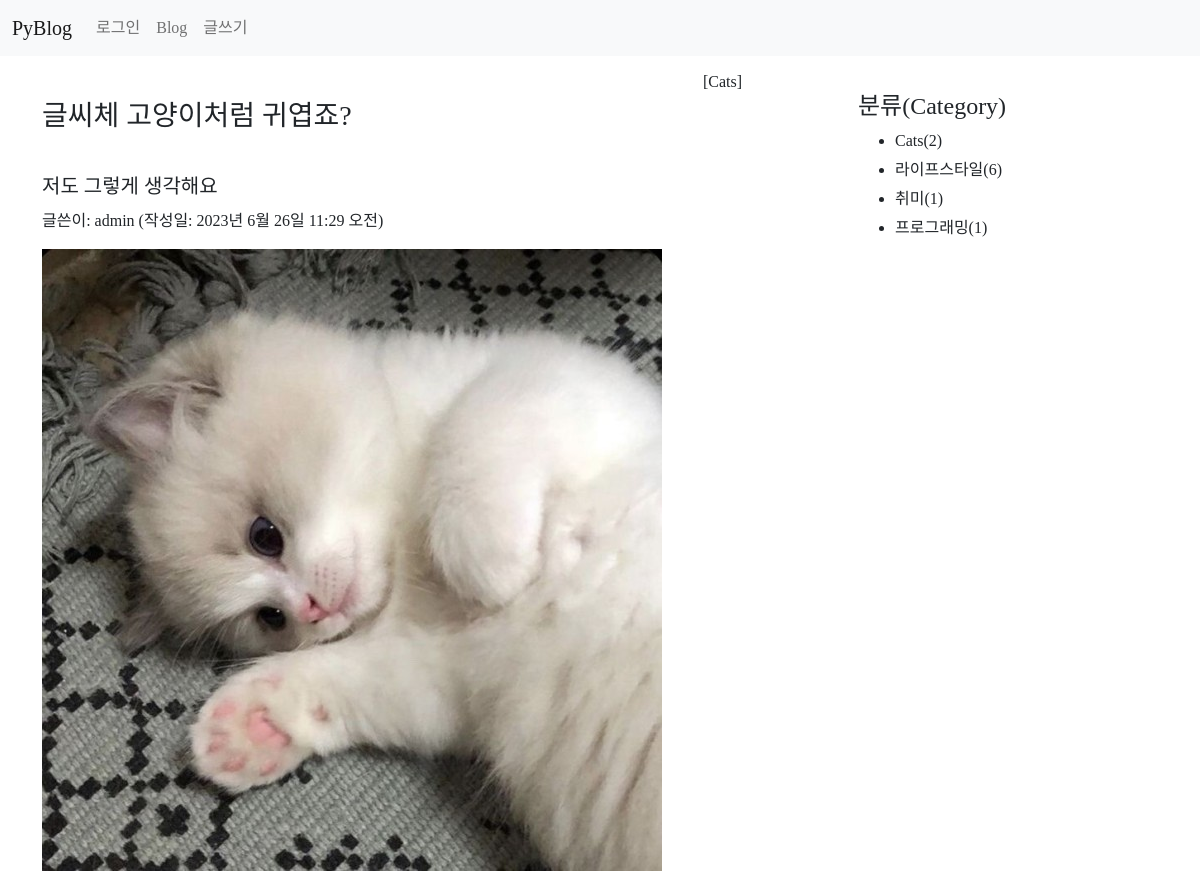
Page /blog/19/ on the committed database.
### blog/models.py (models this page shows, shortened)
class Post(models.Model):
    author = models.ForeignKey(User, on_delete=models.CASCADE)
    title = models.CharField(max_length=100)  #제목
    content = models.TextField()              #내용
    pub_date = models.DateTimeField()         #발행일
    modify_date = models.DateTimeField(null=True, blank=True) #입력 폼이 비어도 됨
    photo = models.ImageField(upload_to='blog/images/%Y/%m/%d/',
                    null=True, blank=True)  #null 허용, 파일을 첨부하지 않을수 있음
    file = models.FileField(upload_to='blog/files/%y/%m/%d',
                            null=True, blank=True)
    category = models.ForeignKey(Category, null=True, blank=True,
                    on_delete=models.SET_NULL)

class Category(models.Model):
    name = models.CharField(max_length=50, unique=True)
    slug = models.SlugField(max_length=200, unique=True,
                allow_unicode=True)
    def __str__(self):
        return self.name
    class Meta:
        ordering = ['name']  # 이름순 정렬
        verbose_name = 'category'
        verbose_name_plural = 'categories'

### blog/views.py (the view)
# urls.py: path('<int:post_id>/', views.detail, name='detail'), #상세 페이지
def detail(request, post_id):
    post = Post.objects.get(id=post_id)
    categories = Category.objects.all()  # 카테고리 전체 검색
    context = {'post': post, 'categories': categories}
    return render(request, 'blog/detail.html', context)

### templates/blog/detail.html (shortened to what this page needs)
{% extends 'base.html' %}
{% block content %}
<div class="container my-3">
    <section id="detail">
        {% if post.category %}
            <h6 class="text-end">[{{ post.category }}]</h6>
        {% endif %}
        <h3>{{ post.title }}</h3>
        <h5 style="white-space: pre-line; line-height: 1.5">
            {{ post.content }}
        </h5>
        <p>글쓴이: {{ post.author }} (작성일: {{ post.pub_date }})</p>
        {% if post.photo %}
            <img src="{{ post.photo.url }}">
        {% endif %}
    </section>
    <aside id="category">
        <h4>분류(Category)</h4>
        <div>
            <ul>
                {% for category in categories %}
                    <li>{{ category.name }}({{ category.post_set.count }})</li>
                {% endfor %}
            </ul>
        </div>
    </aside>
</div>
{% endblock %}

### static/blog/css/style.css (style rules this page uses)
body { font-family: 'omyu_pretty'; }
#detail { width: 700px; float: left; }
#category { width: 200px; float: right; margin: 20px 100px 0 0; }
#category ul li { margin: 5px; }

### rows in the picture
Post: category "Cats", title "글씨체 고양이처럼 귀엽죠?", content "저도 그렇게 생각해요", author "admin", pub_date "2023년 6월 26일 11:29 오전", photo (picture)
Category: name "Cats", post_set.count "2"
Category: name "라이프스타일", post_set.count "6"
Category: name "취미", post_set.count "1"
Category: name "프로그래밍", post_set.count "1"
